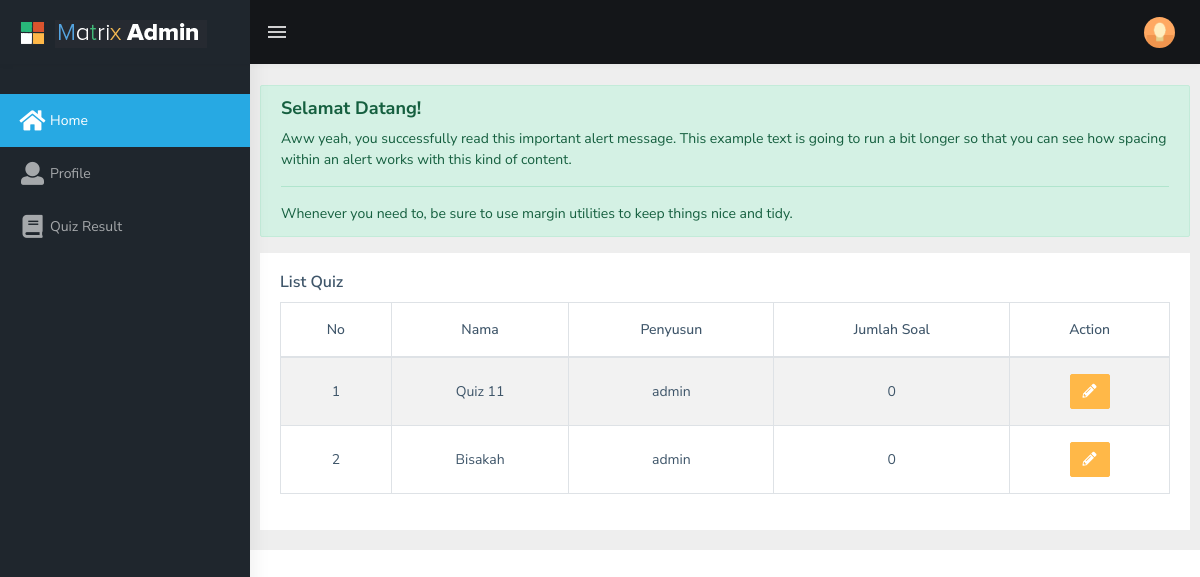
/html/ltr/route.php?module=userHome (signed in), run on the app's committed database.
### tables this page shows
CREATE TABLE `tb_quiz` (
  `id` int(11) NOT NULL,
  `nama` varchar(45) NOT NULL,
  `user_id` int(11) DEFAULT NULL
);

CREATE TABLE `tb_user` (
  `id` int(11) NOT NULL,
  `username` varchar(45) NOT NULL,
  `email` varchar(45) NOT NULL,
  `nama` varchar(45) NOT NULL,
  `password` varchar(255) NOT NULL,
  `foto` text,
  `level` enum('admin','player') NOT NULL
);

### html/ltr/module/userHome.php (the view, shortened to what this page needs)
<?php
$idUser = $_SESSION["id_user"];
?>
<main>
    <div class="page-breadcrumb">
        <div class="row">
            <div class="col-12 d-flex no-block align-items-center">
            </div>
        </div>
    </div>
    <div class="container-fluid">
        <div class="row">
            <div class="col-md-12">
            <div class="alert alert-success" role="alert">
                <h4 class="alert-heading">Selamat Datang!</h4>
                <p>Aww yeah, you successfully read this important alert message. This example text is going to run a bit longer so that you can see how spacing within an alert works with this kind of content.</p>
                <hr>
                <p class="mb-0">Whenever you need to, be sure to use margin utilities to keep things nice and tidy.</p>
            </div>
            </div>
            <div class="col">
            <div class="card">
                    <div class="card-body">
                        <h5 class="card-title">List Quiz</h5>
                        <div class="table-responsive">
                            <table id="zero_config" class="table table-striped table-bordered">
                                <thead>
                                    <tr>
                                        <th class='text-center align-middle'>No</th>
                                        <th class='text-center align-middle'>Nama</th>
                                        <th class='text-center align-middle'>Penyusun</th>
                                        <th class='text-center align-middle'>Jumlah Soal</th>
                                        <th class='text-center align-middle'>Action</th>
                                    </tr>
                                </thead>
                                <tbody>
                                <?php
                    $query = "
                        SELECT
                            a.nama AS 'penyusun',
                            b.id,
                            b.nama
                        FROM
                            tb_quiz b,
                            tb_user a
                        WHERE
                            a.id = b.user_id AND b.id NOT IN(
                            SELECT
                                quiz_id
                            FROM
                                tb_hasil_quiz
                            WHERE
                                user_id = $idUser
                        )
                        ";
                    $result = mysqli_query($con, $query);
                    if (mysqli_num_rows($result) > 0){
                        $index = 1;
                        while($row = mysqli_fetch_assoc($result)){
                            $id = $row["id"];
                            $sql = "SELECT * FROM tb_soal WHERE quiz_id = $id";
                            $jml_soal = mysqli_query($con, $sql);
                            ?>
                            <tr>
                                <td class='text-center align-middle'> <?php echo $index++; ?></td>
                                <td class='text-center align-middle'><?php echo $row["nama"] ?></td>
                                <td class='text-center align-middle'><?php echo $row["penyusun"] ?></td>
                                <td class='text-center align-middle'> <?php echo mysqli_num_rows($jml_soal); ?></td>
                                <td class='text-center align-middle'>
                                    <a href='../ltr/route.php?id=<?php echo $id ?>&module=userInfoQuiz' class='btn btn-warning'><i class='fas fa-pencil-alt'></i></a>
                                </td>
                            </tr>
                            <?php
                        }
                    }
                    else {
                        ?>
                        <tr>
                            <td colspan="6" class='text-center'>Tidak ada soal yang aktif</td>
                        </tr>
                        <?php
                    }
                    ?>
                                </tbody>
                            </table>
                        </div>
                    </div>
            </div>
        </div>
    </div>
</main>

### data on the page
tb_quiz: nama "Quiz 11", user.nama "admin", mysqli_num_rows($jml_soal) "0"
tb_quiz: nama "Bisakah", user.nama "admin", mysqli_num_rows($jml_soal) "0"
